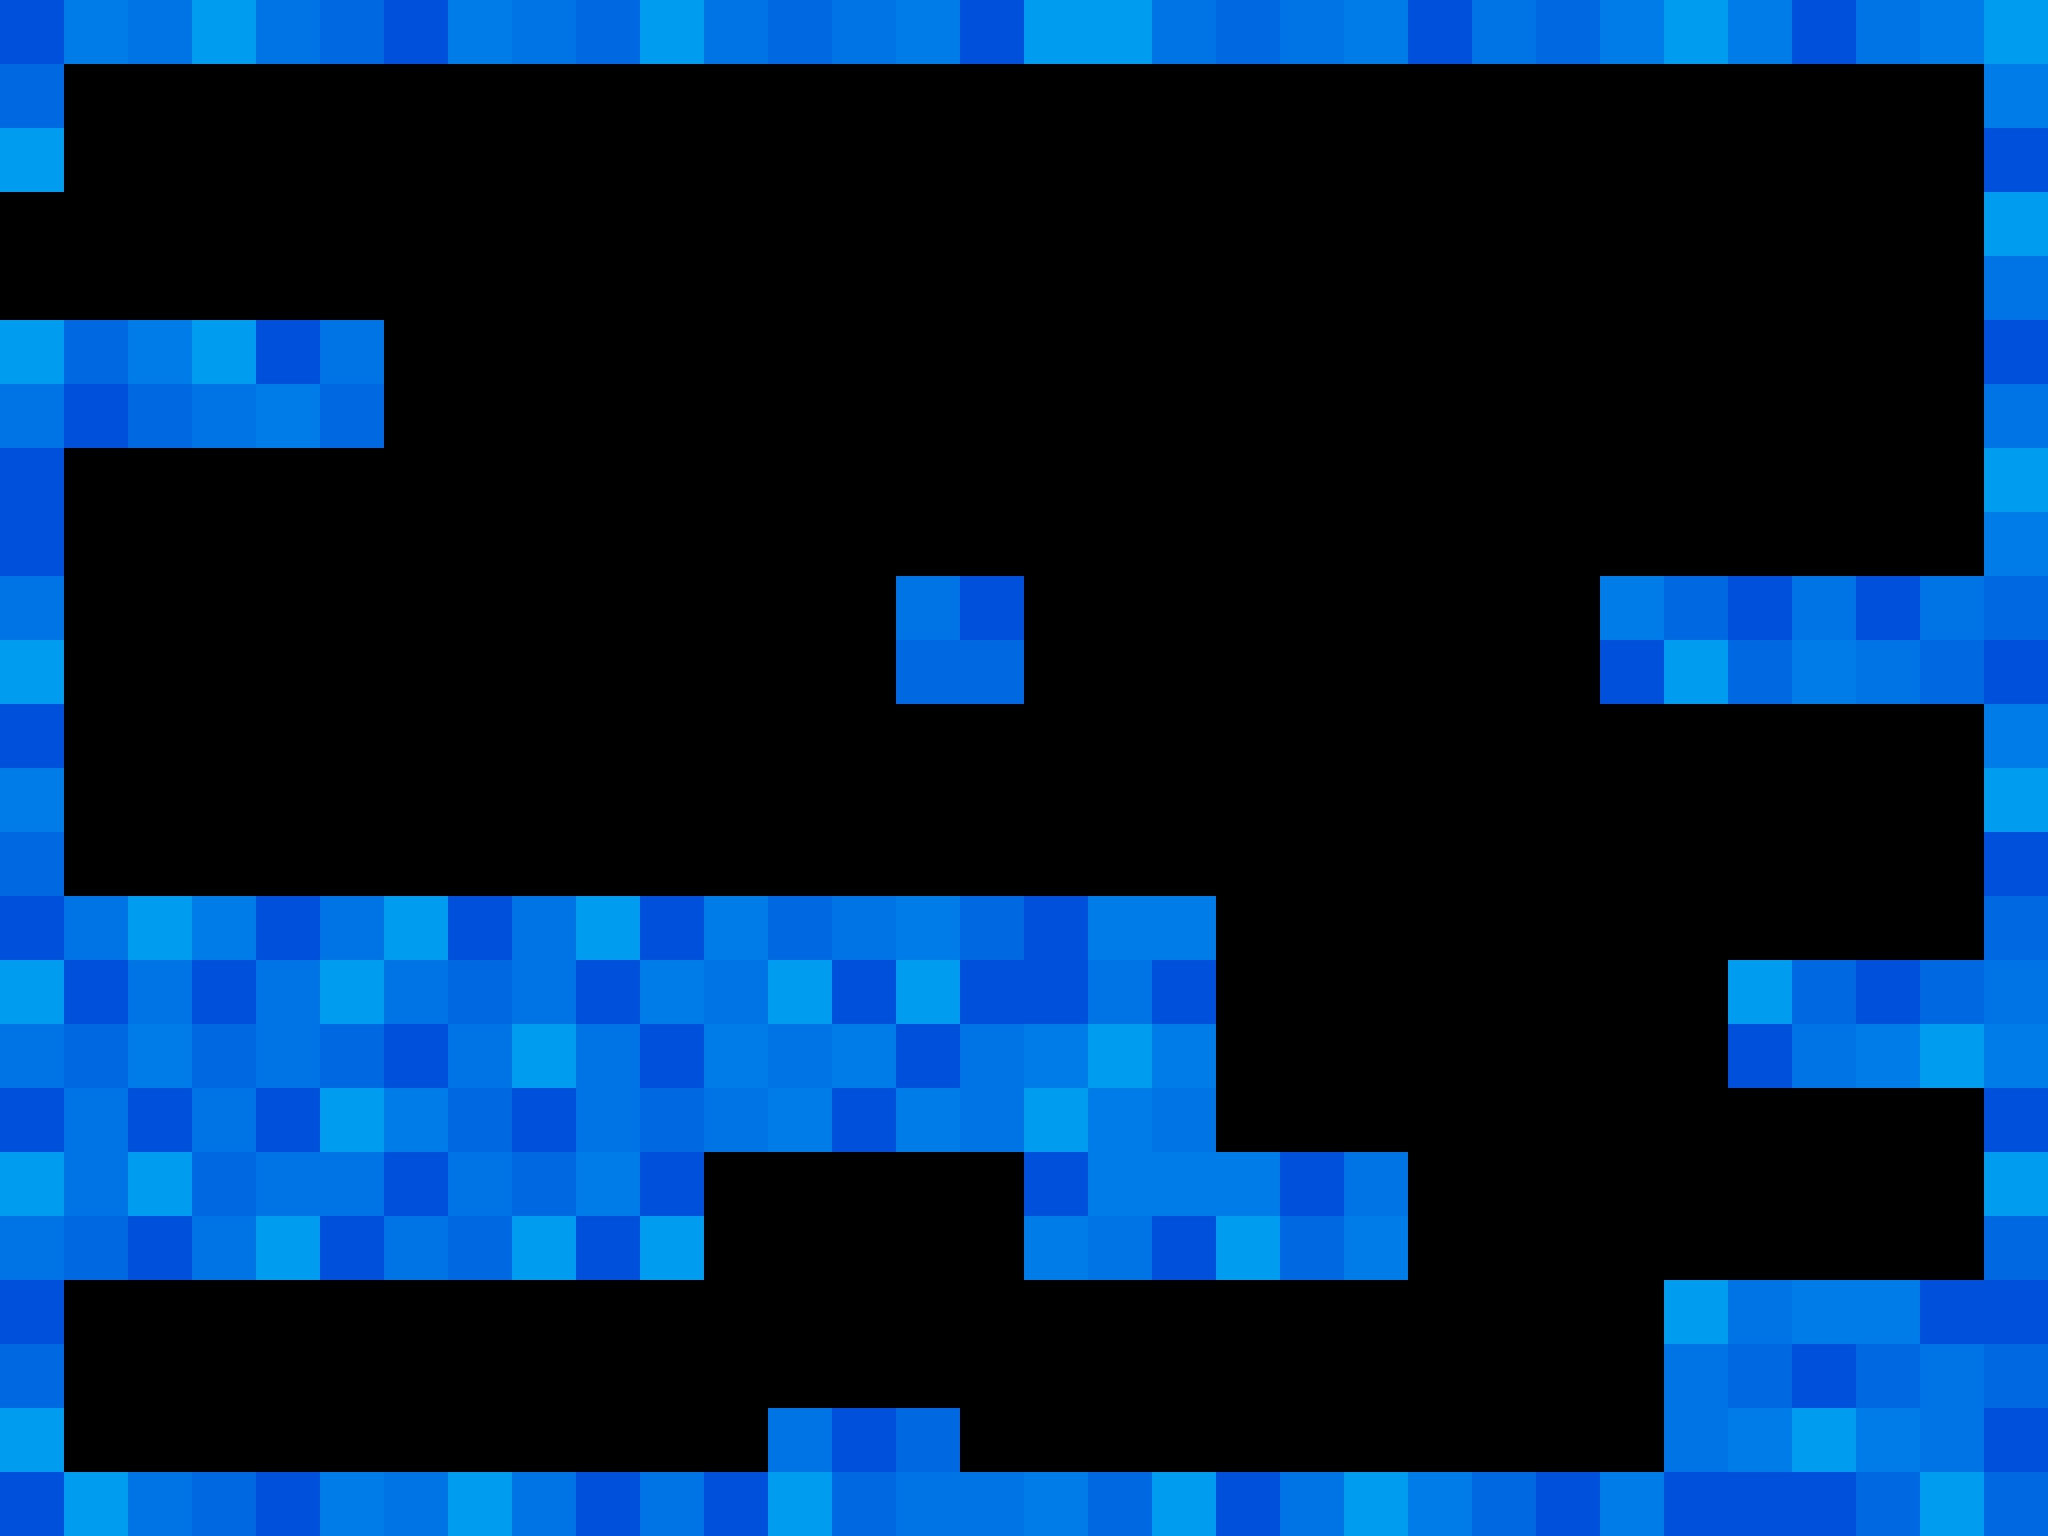

This game map was drawn from its Tiled (.tmx) file and the tilesets committed beside it. A one-line description and the trimmed map source follow:
An orthogonal 32x24 tile map with 64x64 px tiles, 1 tile layer (tiles), 1 hidden layer not drawn and 4 objects (3x npc, avatar).

<map version="1.0" orientation="orthogonal" width="32" height="24" tilewidth="64" tileheight="64">
 <tileset firstgid="1" name="ground" tilewidth="64" tileheight="64">
  <image source="../assets/gfx/tileset.png" width="128" height="256" />
 </tileset>
 <layer name="tiles" width="32" height="24">
  <data>[768 cells, 262 non-empty, 5 distinct tile ids]</data>
 </layer>
 <objectgroup name="objects" width="32" height="24">
  <object name="avatar" x="96" y="1315" width="64" height="64" />
  <object name="npc1" type="npc" x="832" y="1344" width="64" height="64" />
  <object name="npc2" type="npc" x="1856" y="896" width="64" height="64" />
  <object name="npc3" type="npc" x="1856" y="512" width="64" height="64" />
 </objectgroup>
 <layer name="fog" width="32" height="24" visible="0">
  <data>[768 cells, 768 non-empty, 1 distinct tile ids]</data>
 </layer>
</map>